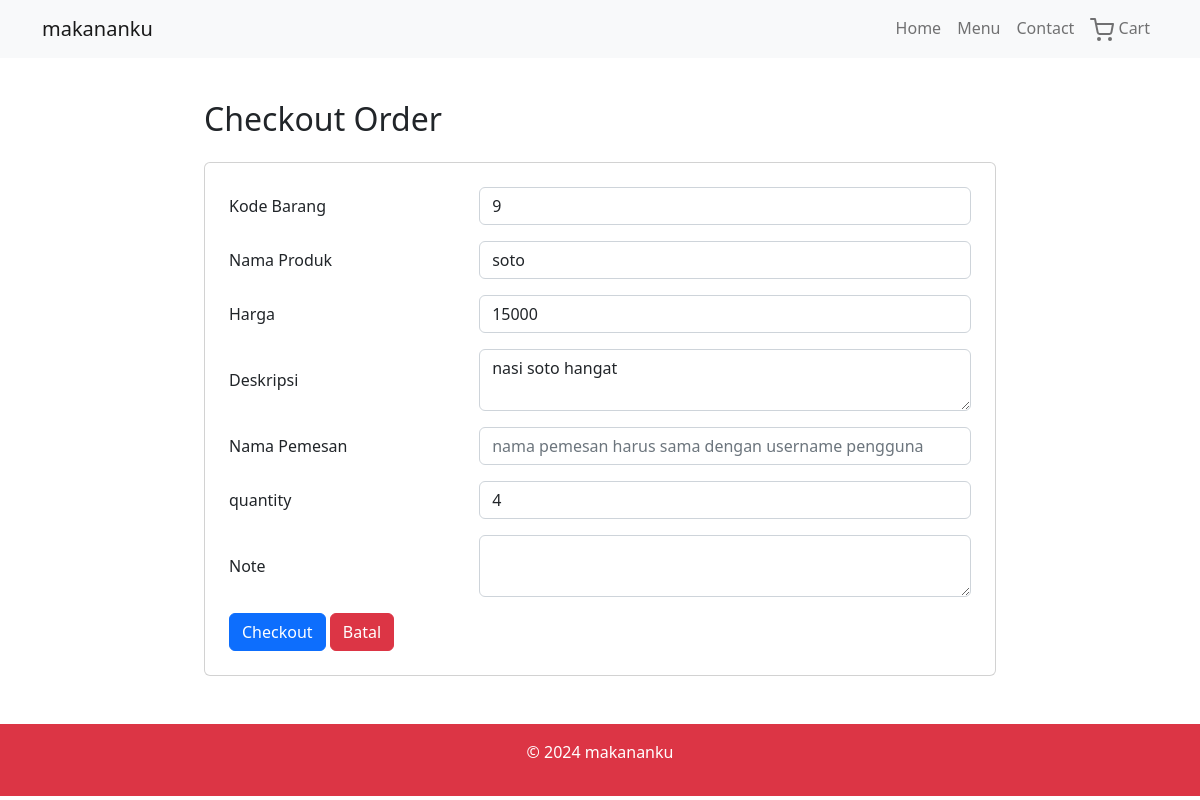
/studi_kasus/pesanMenuCart.php?id=9, run on the app's committed database.
### tables this page shows
CREATE TABLE `tcart` (
  `id` int(10) NOT NULL,
  `namaBarang` varchar(40) NOT NULL,
  `harga` int(20) NOT NULL,
  `deskripsi` varchar(40) NOT NULL,
  `quantity` int(20) NOT NULL,
  `foto` varchar(255) NOT NULL
);

### studi_kasus/pesanMenuCart.php (the view, shortened to what this page needs)
<?php
require_once 'connection.php';
$id = $_GET['id'];
$query = mysqli_query($connection, "SELECT * FROM tcart WHERE id='$id'");
?>
<!DOCTYPE html>
<html lang="en">
<head>
    <link href="https://cdn.jsdelivr.net/npm/bootstrap@5.2.3/dist/css/bootstrap.min.css" rel="stylesheet" />
    <link rel="stylesheet" href="assets/style.css" />
</head>
<body>
    <nav class="navbar navbar-expand-lg navbar-light bg-light fixed-top">
        <div class="container">
            <a class="navbar-brand" href="#">makananku</a>
            <div class="collapse navbar-collapse" id="navbarNav">
                <ul class="navbar-nav ms-auto">
                    <li class="nav-item">
                        <a class="nav-link" href="index.php">Home</a>
                    </li>
                    <li class="nav-item">
                        <a class="nav-link" href="menu.php">Menu</a>
                    </li>
                    <li class="nav-item">
                        <a class="nav-link" href="#">Contact</a>
                    </li>
                    <li class="nav-item">
                        <a href="cart.php" class="nav-link" id="floatingCart"> <i data-feather="shopping-cart"></i> Cart</a>
                    </li>
                </ul>
            </div>
        </div>
    </nav>
    <div class="page-container" style="padding-top: 20px;">
        <div class="container-content">
            <div class="row justify-content-center">
                <div class="col-md-8">
                    <h2 class="text-left mb-4">Checkout Order</h2>
                    <div class="card">
                        <div class="card-body">
                            <form action="storePesanan.php" method="POST">
                                <?php
                                while ($row = mysqli_fetch_array($query)) {
                                ?>
                                    <table cellpadding="8" class="w-100">
                                        <tr>
                                            <td>Kode Barang</td>
                                            <td><input class="form-control" type="text" name="id" size="20" type="hidden" required value="<?= $row['id'] ?>" readonly></td>
                                        </tr>
                                        <tr>
                                            <td>Nama Produk</td>
                                            <td><input class="form-control" type="text" name="namaBarang" size="20" required value="<?= $row['namaBarang'] ?>" readonly></td>
                                        </tr>
                                        <tr>
                                            <td>Harga</td>
                                            <td><input class="form-control" type="text" name="harga" size="20" required value="<?= $row['harga'] ?>" readonly></td>
                                        </tr>
                                        <tr>
                                            <td>Deskripsi</td>
                                            <td colspan="3"><textarea class="form-control" name="deskripsi" id="deskripsi" required readonly><?= $row['deskripsi'] ?></textarea></td>
                                        </tr>
                                        <tr>
                                            <td>Nama Pemesan</td>
                                            <td><input class="form-control" type="text" name="username" size="20" placeholder="nama pemesan harus sama dengan username pengguna" required></td>
                                        </tr>
                                        <tr>
                                            <td>quantity</td>
                                            <td><input class="form-control" type="text" name="quantity" size="20" placeholder="jumlah barang yang dipesan " required value="<?= $row['quantity'] ?>"></td>
                                        </tr>
                                        <tr>
                                            <td>Note</td>
                                            <td colspan="3"><textarea class="form-control" name="note" id="note" required></textarea></td>
                                        </tr>
                                        <tr>
                                            <td colspan="2">
                                                <input class="btn btn-primary d-inline" type="submit" name="proses" value="Checkout">
                                                <a href="./index.php" class="btn btn-danger ml-1">Batal</a>
                                            </td>
                                        </tr>
                                    </table>
                                <?php } ?>
                            </form>
                        </div>
                    </div>
                </div>
            </div>
        </div>
    </div>
    <footer class="bg-danger text-white text-center p-3 mt-5">
        <p>&copy; 2024 makananku</p>
    </footer>
</body>
</html>

### studi_kasus/pesanMenuCart.php (style rules this page uses)
.container-content { margin-top: 80px; }

### data on the page
tcart: id "9", namaBarang "soto", harga "15000", deskripsi "nasi soto hangat", quantity "4"
